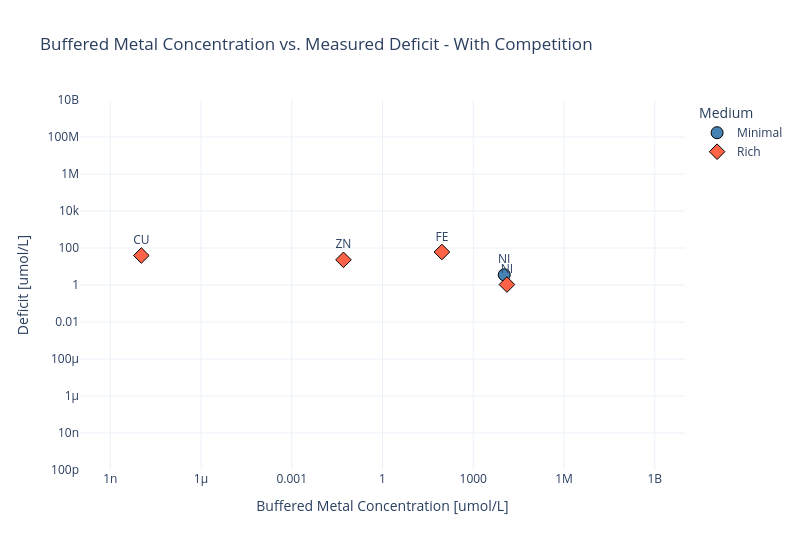

Notebook cell for this chart:
### Code cell
fig.show()

### Figure 1 — Plotly figure (JSON) as saved in the notebook; plotly's stock layout.template omitted (floating-point values rounded to 4 significant figures)
{"data": [{"marker": {"color": "steelblue", "line": {"color": "black", "width": 1}, "size": 12, "symbol": "circle"}, "mode": "markers+text", "name": "Minimal", "text": ["NI"], "textposition": "top center", "type": "scatter", "x": [10600.0], "y": [3.546]}, {"marker": {"color": "tomato", "line": {"color": "black", "width": 1}, "size": 12, "symbol": "diamond"}, "mode": "markers+text", "name": "Rich", "text": ["CU", "NI", "ZN", "FE"], "textposition": "top center", "type": "scatter", "x": [1.064e-08, 12980.0, 0.05128, 92.0], "y": [39.1, 1.057, 22.9, 60.76]}], "layout": {"height": 550, "legend": {"title": {"text": "Medium"}}, "title": {"text": "Buffered Metal Concentration vs. Measured Deficit - With Competition"}, "width": 800, "xaxis": {"range": [-10, 10], "title": {"text": "Buffered Metal Concentration [umol/L]"}, "type": "log"}, "yaxis": {"range": [-10, 10], "title": {"text": "Deficit [umol/L]"}, "type": "log"}}}
